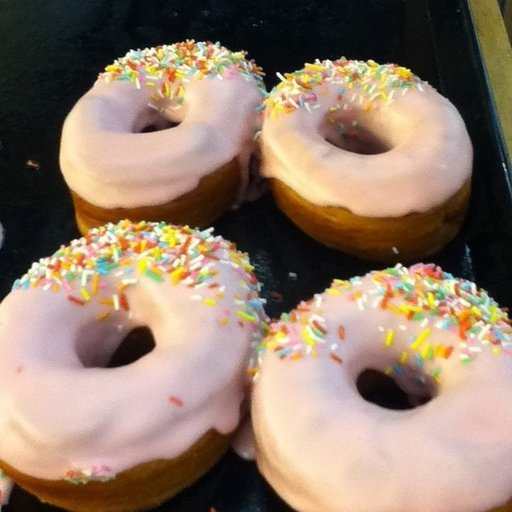
#> input picture Project Increment 2/Source Code/SoftMaxv2/train2/donut.1008454.jpg, 512 x 512 px; its folder holds only this picture in this run
$ python softmax.py --dataset train2   (older library calls are emulated)
#> lines starting #> are read from the running program, lines starting #| are printed output that depends on the picture
"""Code supplied by: https://www.pyimagesearch.com/2016/09/12/softmax-classifiers-explained/"""

# import the necessary packages
from sklearn.preprocessing import LabelEncoder
from sklearn.linear_model import SGDClassifier
from sklearn.metrics import classification_report
from sklearn.metrics import confusion_matrix
from sklearn.model_selection import train_test_split
from imutils import paths
import numpy as np
import argparse
import imutils
import cv2
import os


def extract_color_histogram(image, bins=(8, 8, 8)):
    # extract a 3D color histogram from the HSV color space using
    # the supplied number of `bins` per channel
    hsv = cv2.cvtColor(image, cv2.COLOR_BGR2HSV)
    hist = cv2.calcHist([hsv], [0, 1, 2], None, bins,
                        [0, 180, 0, 256, 0, 256])

    # handle normalizing the histogram if we are using OpenCV 2.4.X
    if imutils.is_cv2():
        hist = cv2.normalize(hist)

    # otherwise, perform "in place" normalization in OpenCV 3 (I
    # personally hate the way this is done
    else:
        cv2.normalize(hist, hist)

    # return the flattened histogram as the feature vector
    return hist.flatten()


# construct the argument parse and parse the arguments
ap = argparse.ArgumentParser()
ap.add_argument("-d", "--dataset", required=True, help="path to input dataset")
args = vars(ap.parse_args())

# grab the list of images that we'll be describing
print("[INFO] describing images...")
imagePaths = list(paths.list_images(args["dataset"]))

# initialize the data matrix and labels list
data = []
labels = []

for (i, imagePath) in enumerate(imagePaths):
    # load the image and extract the class label (assuming that our
    # path as the format: /path/to/dataset/{class}.{image_num}.jpg
    image = cv2.resize(cv2.imread(imagePath), (256, 192))
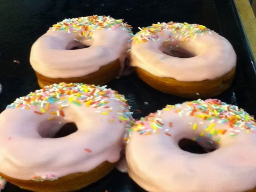
#> image: shape (192, 256, 3); mean B, G, R 107.3, 124.2, 145.7
    label = imagePath.split(os.path.sep)[-1].split(".")[0]

    # extract a color histogram from the image, then update the
    # data matrix and labels list
    hist = extract_color_histogram(image)
#> in extract_color_histogram, `hsv = cv2.cvtColor(image, cv2.COLOR_BGR2HSV)`: hsv: shape (192, 256, 3); mean H, S, V 52.9, 90.2, 148.1
#> (the run stopped early here; a loop or call above may not have finished)

$ run again, on Project Increment 2/Source Code/SoftMaxv2/train2/donut.1023706.jpg
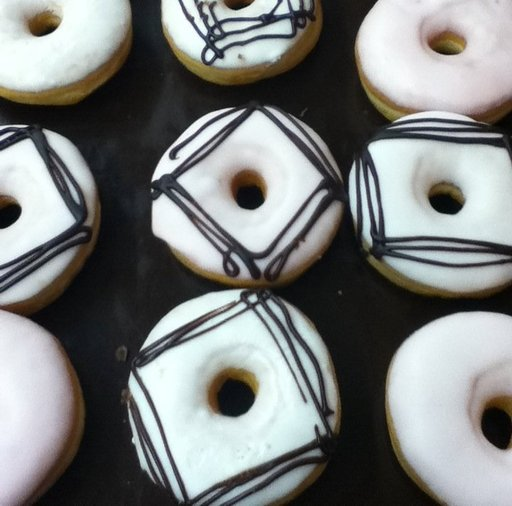
#> input picture Project Increment 2/Source Code/SoftMaxv2/train2/donut.1023706.jpg, 512 x 506 px
#> `image = cv2.resize(cv2.imread(imagePath), (256, 192))`:
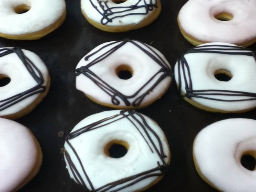
#> image: shape (192, 256, 3); mean B, G, R 126.2, 127.2, 124.8
#> hsv: shape (192, 256, 3); mean H, S, V 78.3, 34.9, 131.4

$ run again, on Project Increment 2/Source Code/SoftMaxv2/train2/donut.140847.jpg
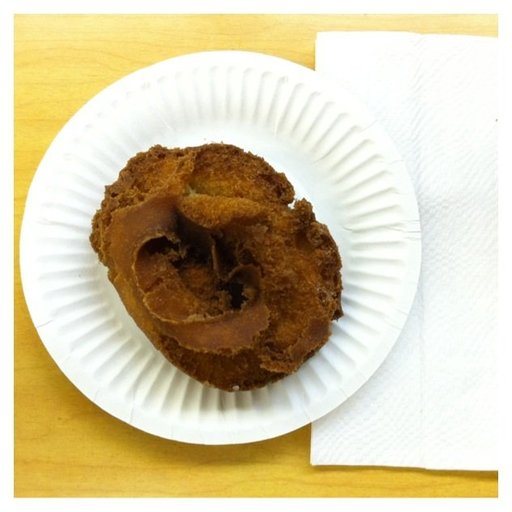
#> input picture Project Increment 2/Source Code/SoftMaxv2/train2/donut.140847.jpg, 512 x 512 px
#> `image = cv2.resize(cv2.imread(imagePath), (256, 192))`:
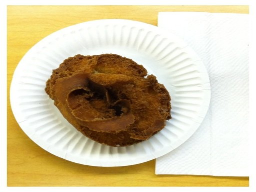
#> image: shape (192, 256, 3); mean B, G, R 167.5, 200.2, 212.9
#> hsv: shape (192, 256, 3); mean H, S, V 39.5, 76.4, 214.7
